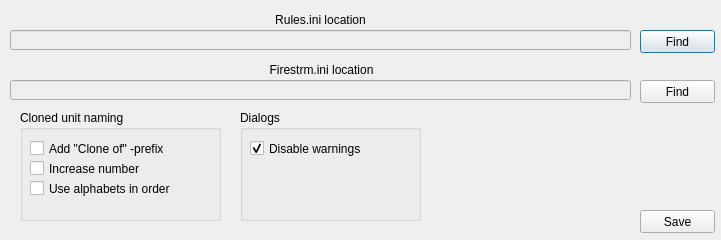
<?xml version="1.0" encoding="UTF-8"?>
<ui version="4.0">
 <class>SettingsDialog</class>
 <widget class="QDialog" name="SettingsDialog">
  <property name="geometry">
   <rect>
    <x>0</x>
    <y>0</y>
    <width>721</width>
    <height>240</height>
   </rect>
  </property>
  <property name="font">
   <font>
    <family>Arial</family>
   </font>
  </property>
  <property name="windowTitle">
   <string>Settings</string>
  </property>
  <property name="locale">
   <locale language="English" country="UnitedStates"/>
  </property>
  <widget class="QLineEdit" name="rulesFileEdit">
   <property name="enabled">
    <bool>false</bool>
   </property>
   <property name="geometry">
    <rect>
     <x>10</x>
     <y>30</y>
     <width>621</width>
     <height>20</height>
    </rect>
   </property>
   <property name="whatsThis">
    <string>Path to folder containing rules.ini</string>
   </property>
  </widget>
  <widget class="QLabel" name="label">
   <property name="geometry">
    <rect>
     <x>10</x>
     <y>10</y>
     <width>621</width>
     <height>20</height>
    </rect>
   </property>
   <property name="text">
    <string>Rules.ini location</string>
   </property>
   <property name="alignment">
    <set>Qt::AlignCenter</set>
   </property>
  </widget>
  <widget class="QPushButton" name="rulesFind">
   <property name="geometry">
    <rect>
     <x>640</x>
     <y>30</y>
     <width>75</width>
     <height>23</height>
    </rect>
   </property>
   <property name="text">
    <string>Find</string>
   </property>
  </widget>
  <widget class="QLineEdit" name="firestrmEdit">
   <property name="enabled">
    <bool>false</bool>
   </property>
   <property name="geometry">
    <rect>
     <x>10</x>
     <y>80</y>
     <width>621</width>
     <height>20</height>
    </rect>
   </property>
   <property name="whatsThis">
    <string>Path to folder containing firestrm.ini</string>
   </property>
  </widget>
  <widget class="QPushButton" name="firestrmFind">
   <property name="geometry">
    <rect>
     <x>640</x>
     <y>80</y>
     <width>75</width>
     <height>23</height>
    </rect>
   </property>
   <property name="text">
    <string>Find</string>
   </property>
  </widget>
  <widget class="QLabel" name="label_2">
   <property name="geometry">
    <rect>
     <x>6</x>
     <y>60</y>
     <width>631</width>
     <height>20</height>
    </rect>
   </property>
   <property name="text">
    <string>Firestrm.ini location</string>
   </property>
   <property name="alignment">
    <set>Qt::AlignCenter</set>
   </property>
  </widget>
  <widget class="QPushButton" name="saveButton">
   <property name="geometry">
    <rect>
     <x>640</x>
     <y>210</y>
     <width>75</width>
     <height>23</height>
    </rect>
   </property>
   <property name="text">
    <string>Save</string>
   </property>
  </widget>
  <widget class="QGroupBox" name="groupBox">
   <property name="geometry">
    <rect>
     <x>20</x>
     <y>110</y>
     <width>201</width>
     <height>111</height>
    </rect>
   </property>
   <property name="title">
    <string>Cloned unit naming</string>
   </property>
   <widget class="QCheckBox" name="cloneOfBox">
    <property name="geometry">
     <rect>
      <x>10</x>
      <y>30</y>
      <width>181</width>
      <height>17</height>
     </rect>
    </property>
    <property name="whatsThis">
     <string>&lt;html&gt;&lt;head/&gt;&lt;body&gt;&lt;p&gt;When cloning item with name &amp;quot;Wave&amp;quot; with this setting enabled the cloned item will be named as &amp;quot;Clone of Wave&amp;quot;&lt;/p&gt;&lt;/body&gt;&lt;/html&gt;</string>
    </property>
    <property name="text">
     <string>Add &quot;Clone of&quot; -prefix</string>
    </property>
    <property name="checked">
     <bool>false</bool>
    </property>
   </widget>
   <widget class="QCheckBox" name="ascNumBox">
    <property name="geometry">
     <rect>
      <x>10</x>
      <y>50</y>
      <width>161</width>
      <height>17</height>
     </rect>
    </property>
    <property name="whatsThis">
     <string>&lt;html&gt;&lt;head/&gt;&lt;body&gt;&lt;p&gt;Increase number inside name when naming cloned items. For example when cloning 'Wave 1' with this setting enabled the cloned item will be named as 'Wave 2'.&lt;/p&gt;&lt;/body&gt;&lt;/html&gt;</string>
    </property>
    <property name="text">
     <string>Increase number</string>
    </property>
   </widget>
   <widget class="QCheckBox" name="alphaOrdBox">
    <property name="geometry">
     <rect>
      <x>10</x>
      <y>70</y>
      <width>181</width>
      <height>17</height>
     </rect>
    </property>
    <property name="toolTip">
     <string/>
    </property>
    <property name="whatsThis">
     <string>&lt;html&gt;&lt;head/&gt;&lt;body&gt;&lt;p&gt;Use capital alphabets in order when naming cloned items. For example when cloning 'Wave A' with this setting enabled the cloned item will be named as 'Wave B'.&lt;/p&gt;&lt;/body&gt;&lt;/html&gt;</string>
    </property>
    <property name="text">
     <string>Use alphabets in order</string>
    </property>
    <property name="tristate">
     <bool>false</bool>
    </property>
   </widget>
  </widget>
  <widget class="QGroupBox" name="groupBox_2">
   <property name="geometry">
    <rect>
     <x>240</x>
     <y>110</y>
     <width>181</width>
     <height>111</height>
    </rect>
   </property>
   <property name="title">
    <string>Dialogs</string>
   </property>
   <widget class="QCheckBox" name="disWarnings">
    <property name="geometry">
     <rect>
      <x>10</x>
      <y>30</y>
      <width>111</width>
      <height>17</height>
     </rect>
    </property>
    <property name="text">
     <string>Disable warnings</string>
    </property>
    <property name="checked">
     <bool>true</bool>
    </property>
   </widget>
  </widget>
 </widget>
 <resources/>
 <connections/>
</ui>
